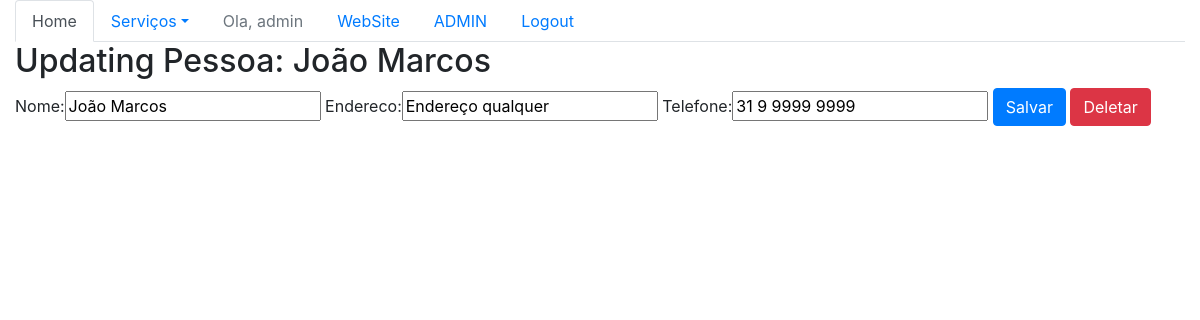
Screenshot of /sistema/pessoa-update/1/ (signed in) with the database file from the repository.
### core/models.py (models this page shows)
class Pessoa(models.Model):
    nome = models.CharField(max_length=100)
    endereco = models.CharField(max_length=200)
    telefone = models.CharField(max_length=20)
    def __str__(self):
        return self.nome

### core/views.py (the view)
# urls.py: url(r'^pessoa-update/(?P<id>\d+)/$', pessoa_update, name='core_pessoa_update'),
@login_required
def pessoa_update(request, id):
    data = {}
    pessoa = Pessoa.objects.get(id=id)
    form = PessoaForm(request.POST or None, instance=pessoa)
    data['pessoa'] = pessoa
    data['form'] = form
    if request.method == 'POST':
        if form.is_valid():
            form.save()
            return redirect('core_lista_pessoas')
    else:
        return render(request, 'core/update_pessoa.html', data)

### core/forms.py
class PessoaForm(ModelForm):
    class Meta:
        model = Pessoa
        fields = '__all__'

### core/templates/core/update_pessoa.html (shortened to what this page needs)
{% extends 'base.html' %}
{% load bootstrap %}
{% block main %}
    <div class="row">
        <div class="col">
            <H2>Updating Pessoa: {{ pessoa }} </H2>
            <form action="{% url 'core_pessoa_update' pessoa.id %}" method="POST">
                {{ form|bootstrap }}
                <button type="submit" class="btn btn-primary">Salvar</button>
                <a href="{% url 'core_pessoa_delete' pessoa.id %}" class="btn btn-danger">Deletar</a>
            </form>
        </div>
    </div>
{% endblock main %}

### core/templates/core/menu.html (shortened to what this page needs)
<ul class="nav nav-tabs">
    <li class="nav-item">
        <a class="nav-link active" href="{% url 'core_home' %}">Home</a>
    </li>
    {% if user.is_authenticated  %}
        <li class="nav-item dropdown">
            <a class="nav-link dropdown-toggle" data-toggle="dropdown" href="#" role="button" aria-haspopup="true" aria-expanded="false">Serviços</a>
        </li>
        <li class="nav-item">
            <a class="nav-link disabled" href="">Ola, {{ user }}   </a>
        </li>
        <li class="nav-item">
            <a class="nav-link" href=" {% url 'website_home' %} ">WebSite</a>
        </li>
        {% if user.get_username == 'admin'  %}
            <li class="nav-item">
                <a class="nav-link" href="/admin/login/?next=/admin/">ADMIN</a>
            </li>
        {% endif %}
        <li class="nav-item">
            <a class="nav-link" href=" {% url 'logout' %} ">Logout</a>
        </li>
    {% else %}
        <li class="nav-item">
            <a class="nav-link" href=" {% url 'login' %} ">Login</a>
        </li>
    {% endif %}
</ul>

### rows the page displays
Pessoa: nome "João Marcos", endereco "Endereço qualquer", telefone "31 9 9999 9999"

### other values shown
{{ user }} "admin"
